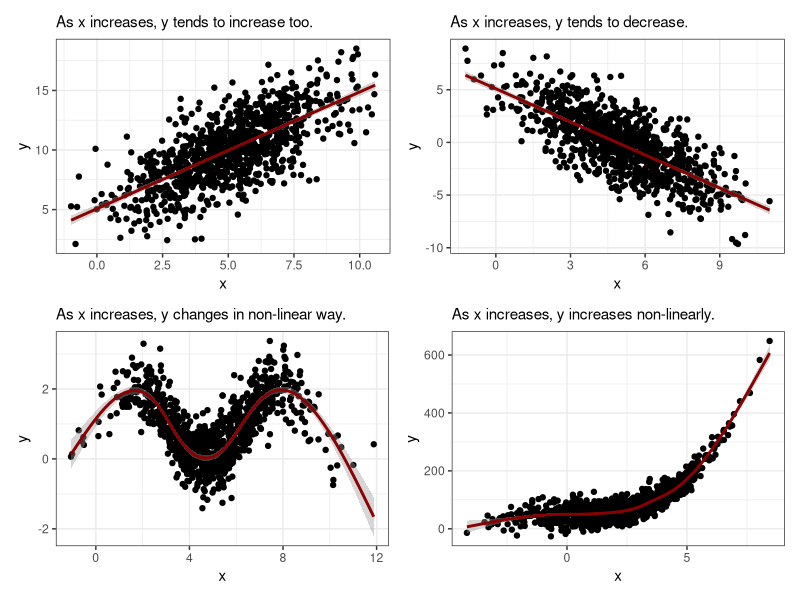
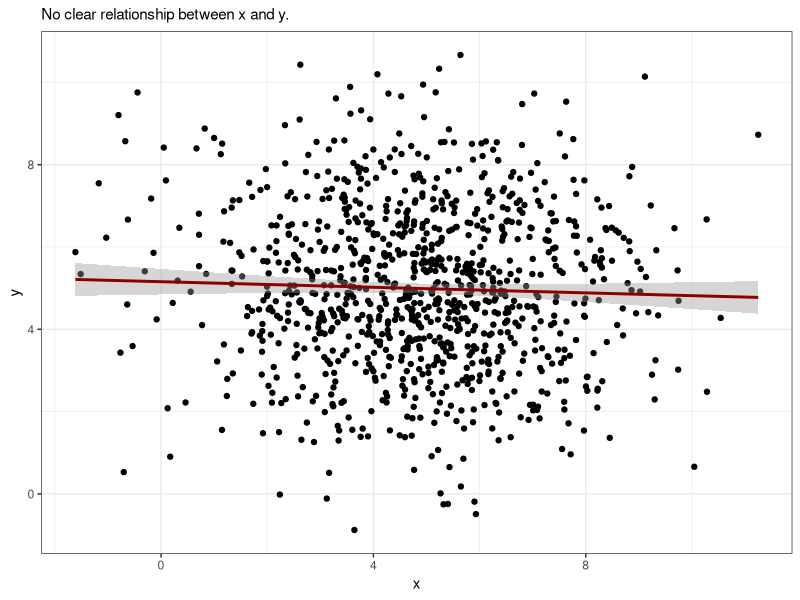

Write R code to recreate these figures, in order. (Note: this script raises an error after producing the figures.)
## ---- chunk 1
knitr::opts_chunk$set(echo = TRUE)
## ---- chunk 2
library(tidyverse)
library(patchwork)

p1 <- tibble(x = rnorm(1000, mean = 5, sd = 2),
       y = x + rnorm(1000, mean = 5, sd = 2)) %>%
  ggplot(aes(x, y)) + 
    geom_point() + 
    geom_smooth(method = "lm", col = "darkred") +
    theme_bw() + 
    labs(subtitle = "As x increases, y tends to increase too.")

p2 <- tibble(x = rnorm(1000, mean = 5, sd = 2),
       y = rnorm(1000, mean = 5, sd = 2) - x) %>%
  ggplot(aes(x, y)) + 
    geom_point() + 
    geom_smooth(method = "lm", col = "darkred") +
    theme_bw() + 
    labs(subtitle = "As x increases, y tends to decrease.")

p3 <- tibble(x = rnorm(1000, mean = 5, sd = 2),
       y = sin(x) + rnorm(1000, mean = 1, sd = 0.5)) %>%
  ggplot(aes(x, y)) + 
    geom_point() + 
    geom_smooth(col = "darkred") +
    theme_bw() + 
    labs(subtitle = "As x increases, y changes in non-linear way.")

p4 <- tibble(x = rnorm(1000, mean = 2, sd = 2),
       y = x^3 + rnorm(1000, mean = 50, sd = 25)) %>%
  ggplot(aes(x, y)) + 
    geom_point() + 
    geom_smooth(col = "darkred") +
    theme_bw() + 
    labs(subtitle = "As x increases, y increases non-linearly.")

p5 <- tibble(x = rnorm(1000, mean = 5, sd = 2),
             y = rnorm(1000, mean = 5, sd = 2)) %>%
  ggplot(aes(x, y)) + 
    geom_point() + 
    geom_smooth(method = "lm", col = "darkred") + 
    theme_bw() + 
    labs(subtitle = "No clear relationship between x and y.")

(p1 + p2) / (p3 + p4)
p5
## ---- chunk 3
knitr::include_graphics("../figs/l8_1.png")
knitr::include_graphics("../figs/l8_2.png")
knitr::include_graphics("../figs/l8_3.png")
## ---- chunk 4
knitr::include_graphics("../figs/l8_gatorade.png")
## ---- chunk 5
set.seed(80)
x <- tibble(exercise = rnorm(10000, mean = 40, sd = 8),
            gatorade  = rbinom(10000, size = 10, 
                               prob = (exercise / max(exercise)) - 0.3 + 
                                 rnorm(10000, mean = 0.2, sd = 0.01)),
       years = rnorm(10000, 70, sd = 6) + exercise / 4)
q <- quantile(x$exercise, probs = c(0.25, 0.5, 0.75, 1.0))

x %>% 
  ggplot(aes(x = gatorade, y = years, group = gatorade)) + 
  geom_boxplot() +
  geom_smooth(data = x, 
              aes(x = gatorade, y = years, group = 1),
              col = "darkred") + 
  labs(title = "Potential relationship between Gatorade and Life Expectancy",
       x = "# of Gatorades / week",
       y = "Years Lived") + 
  scale_x_continuous(breaks = 0:10, 
                     labels = 0:10 %>% as.character()) + 
  theme_bw()
## ---- chunk 6
x <- x %>%
  mutate(income_label = case_when(exercise <= q[1] ~ "No Exercise",
                                  exercise <= q[2] ~ "Some Exercise",
                                  exercise <= q[3] ~ "Above Avg. Exercise",
                                  exercise <= q[4] ~ "Fitness Fanatics"),
         income_label = factor(income_label, levels = c("No Exercise",
                                                        "Some Exercise",
                                                        "Above Avg. Exercise", 
                                                        "Fitness Fanatics")))

x %>% ggplot(aes(gatorade, years)) + 
  geom_jitter() + 
  geom_smooth(col = "darkred", method = "loess") +
  theme_bw() + 
  facet_wrap(~income_label, nrow = 1) + 
  labs(subtitle = "Adjusting for a confounder can breakdown spurious correlations.",
       x = "# of Gatorade / Week",
       y = "Years Lived") + 
  theme_bw()

## ---- chunk 7

